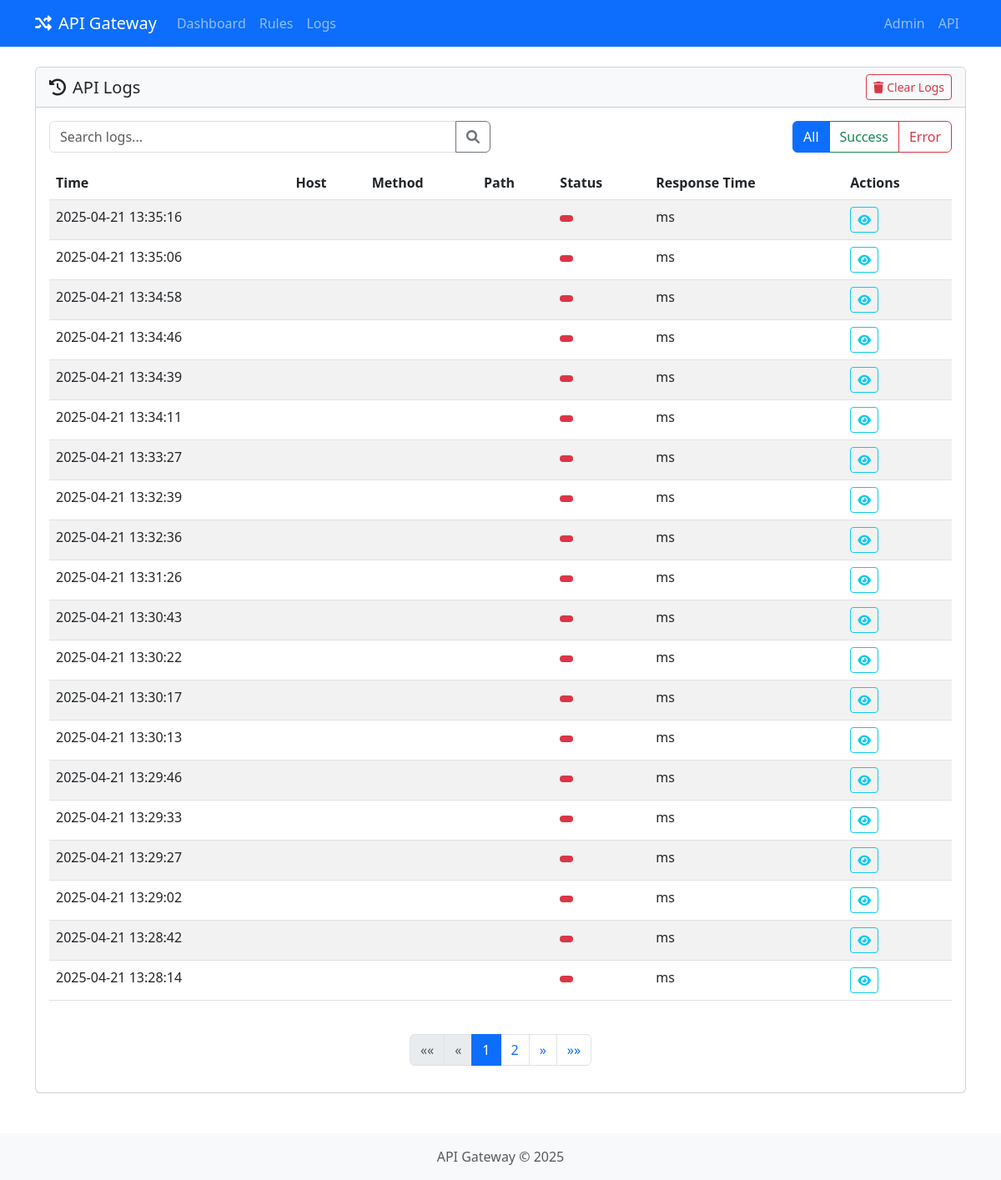
/logs/, run on the app's committed database.
### gateway/models.py (models this page shows, shortened)
class ApiLog(models.Model):
    endpoint = models.ForeignKey(ApiEndpoint, on_delete=models.SET_NULL, null=True, related_name='logs',
                                help_text="Endpoint this log belongs to")
    request_method = models.CharField(max_length=10, help_text="HTTP method of the request")
    request_path = models.CharField(max_length=255, help_text="Path of the request")
    request_headers = models.TextField(blank=True, null=True, help_text="Headers of the request")
    request_body = models.TextField(blank=True, null=True, help_text="Body of the request")
    response_status = models.IntegerField(help_text="Status code of the response")
    response_headers = models.TextField(blank=True, null=True, help_text="Headers of the response")
    response_body = models.TextField(blank=True, null=True, help_text="Body of the response")
    execution_time = models.FloatField(help_text="Execution time in seconds")
    created_at = models.DateTimeField(auto_now_add=True)

### gateway/views.py (the view)
# urls.py: path('logs/', views.logs_list, name='logs'),
def logs_list(request):
    logs = ApiLog.objects.all().order_by('-created_at')
    paginator = Paginator(logs, 20)  # Show 20 logs per page
    page = request.GET.get('page')
    logs = paginator.get_page(page)
    context = {
        'logs': logs,
    }
    return render(request, 'gateway/logs.html', context)

### gateway/templates/gateway/logs.html (shortened to what this page needs)
{% extends 'gateway/base.html' %}
{% block content %}
<div class="row mb-4">
    <div class="col-md-12">
        <div class="card">
            <div class="card-header d-flex justify-content-between align-items-center">
                <h5 class="mb-0">
                    <i class="fas fa-history me-2"></i>API Logs
                </h5>
                <div>
                    <a href="{% url 'gateway:clear_logs' %}" class="btn btn-outline-danger btn-sm" onclick="return confirm('Are you sure you want to clear all logs?')">
                        <i class="fas fa-trash me-1"></i>Clear Logs
                    </a>
                </div>
            </div>
            <div class="card-body">
                <div class="row mb-3">
                    <div class="col-md-6">
                        <div class="input-group">
                            <input type="text" id="log-search" class="form-control" placeholder="Search logs...">
                            <button class="btn btn-outline-secondary" type="button">
                                <i class="fas fa-search"></i>
                            </button>
                        </div>
                    </div>
                    <div class="col-md-6">
                        <div class="d-flex justify-content-end">
                            <div class="btn-group" role="group">
                                <button type="button" class="btn btn-outline-primary active" data-filter="all">All</button>
                                <button type="button" class="btn btn-outline-success" data-filter="success">Success</button>
                                <button type="button" class="btn btn-outline-danger" data-filter="error">Error</button>
                            </div>
                        </div>
                    </div>
                </div>
                <div class="table-responsive">
                    <table class="table table-hover table-striped">
                        <thead>
                            <tr>
                                <th>Time</th>
                                <th>Host</th>
                                <th>Method</th>
                                <th>Path</th>
                                <th>Status</th>
                                <th>Response Time</th>
                                <th>Actions</th>
                            </tr>
                        </thead>
                        <tbody>
                            {% for log in logs %}
                            <tr class="log-row {% if log.status_code >= 400 %}table-danger{% endif %}" data-host="{{ log.host }}" data-path="{{ log.path }}">
                                <td>{{ log.created_at|date:"Y-m-d H:i:s" }}</td>
                                <td>{{ log.host }}</td>
                                <td>
                                </td>
                                <td>{{ log.path }}</td>
                                <td>
                                    <span class="badge {% if log.status_code < 400 %}bg-success{% else %}bg-danger{% endif %}">
                                    </span>
                                </td>
                                <td>{{ log.response_time|floatformat:2 }}ms</td>
                                <td>
                                    <button type="button" class="btn btn-sm btn-outline-info view-log" data-bs-toggle="modal" data-bs-target="#logModal" data-log-id="{{ log.id }}">
                                        <i class="fas fa-eye"></i>
                                    </button>
                                </td>
                            </tr>
                            {% empty %}
                            <tr>
                                <td colspan="7" class="text-center py-4">
                                    <p class="text-muted mb-0">No logs recorded yet</p>
                                </td>
                            </tr>
                            {% endfor %}
                        </tbody>
                    </table>
                </div>
                {% if logs.has_other_pages %}
                <nav aria-label="Page navigation" class="mt-4">
                    <ul class="pagination justify-content-center">
                        {% if logs.has_previous %}
                        <li class="page-item">
                            <a class="page-link" href="?page=1" aria-label="First">
                                <span aria-hidden="true">&laquo;&laquo;</span>
                            </a>
                        </li>
                        <li class="page-item">
                            <a class="page-link" href="?page={{ logs.previous_page_number }}" aria-label="Previous">
                                <span aria-hidden="true">&laquo;</span>
                            </a>
                        </li>
                        {% else %}
                        <li class="page-item disabled">
                            <a class="page-link" href="#" aria-label="First">
                                <span aria-hidden="true">&laquo;&laquo;</span>
                            </a>
                        </li>
                        <li class="page-item disabled">
                            <a class="page-link" href="#" aria-label="Previous">
                                <span aria-hidden="true">&laquo;</span>
                            </a>
                        </li>
                        {% endif %}
                        {% for i in logs.paginator.page_range %}
                            {% if logs.number == i %}
                            <li class="page-item active"><a class="page-link" href="#">{{ i }}</a></li>
                            {% elif i > logs.number|add:'-3' and i < logs.number|add:'3' %}
                            <li class="page-item"><a class="page-link" href="?page={{ i }}">{{ i }}</a></li>
                            {% endif %}
                        {% endfor %}
                        {% if logs.has_next %}
                        <li class="page-item">
                            <a class="page-link" href="?page={{ logs.next_page_number }}" aria-label="Next">
                                <span aria-hidden="true">&raquo;</span>
                            </a>
                        </li>
                        <li class="page-item">
                            <a class="page-link" href="?page={{ logs.paginator.num_pages }}" aria-label="Last">
                                <span aria-hidden="true">&raquo;&raquo;</span>
                            </a>
                        </li>
                        {% endif %}
                    </ul>
                </nav>
                {% endif %}
            </div>
        </div>
    </div>
</div>
{% endblock %}

### gateway/templates/gateway/base.html (style rules this page uses)
.card-header { background-color: #f8f9fa; }

### data on the page
ApiLog: created_at "2025-04-21 13:35:16"
ApiLog: created_at "2025-04-21 13:35:06"
ApiLog: created_at "2025-04-21 13:34:58"
ApiLog: created_at "2025-04-21 13:34:46"
ApiLog: created_at "2025-04-21 13:34:39"
ApiLog: created_at "2025-04-21 13:34:11"
ApiLog: created_at "2025-04-21 13:33:27"
ApiLog: created_at "2025-04-21 13:32:39"
ApiLog: created_at "2025-04-21 13:32:36"
ApiLog: created_at "2025-04-21 13:31:26"
ApiLog: created_at "2025-04-21 13:30:43"
ApiLog: created_at "2025-04-21 13:30:22"
ApiLog: created_at "2025-04-21 13:30:17"
ApiLog: created_at "2025-04-21 13:30:13"
ApiLog: created_at "2025-04-21 13:29:46"
ApiLog: created_at "2025-04-21 13:29:33"
ApiLog: created_at "2025-04-21 13:29:27"
ApiLog: created_at "2025-04-21 13:29:02"
ApiLog: created_at "2025-04-21 13:28:42"
ApiLog: created_at "2025-04-21 13:28:14"

### other printed values
{{ i }} "1"
{{ i }} "2"
